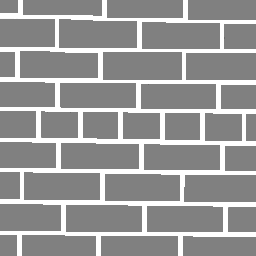
%> input picture img/noise/d95a.bmp, 256 x 256 px
$ octave ex2.m   (GNU Octave 9; MATLAB toolbox functions it lacks are replaced by stand-ins)
%> lines starting %> are read from the running program, lines starting %| are printed output that depends on the picture
src = imread('../img/noise/d95a.bmp');
%> src is the input picture: size 256x256 uint8; min 107, max 255, mean 152.2

% 1 - Create images
dst1 = add_gaussian_noise(src, '../dst_img/ex2/noise/gaussian_noise/d95a01.bmp', 0.01);
dst2 = add_gaussian_noise(src, '../dst_img/ex2/noise/gaussian_noise/d95a04.bmp', 0.04);
dst3 = add_gaussian_noise(src, '../dst_img/ex2/noise/gaussian_noise/d95a08.bmp', 0.08);


% 2.1 - average filter 3x3 window
average_filter(dst1, '../dst_img/ex2/filtered_gaussian_noise/average/d95a01_3x3.bmp', 3);
average_filter(dst2, '../dst_img/ex2/filtered_gaussian_noise/average/d95a04_3x3.bmp', 3);
average_filter(dst3, '../dst_img/ex2/filtered_gaussian_noise/average/d95a08_3x3.bmp', 3);

% 2.2 - average filter 7x7 window
average_filter(dst1, '../dst_img/ex2/filtered_gaussian_noise/average/d95a01_7x7.bmp', 7);
average_filter(dst2, '../dst_img/ex2/filtered_gaussian_noise/average/d95a04_7x7.bmp', 7);
average_filter(dst3, '../dst_img/ex2/filtered_gaussian_noise/average/d95a08_7x7.bmp', 7);

% 2.3 - average filter 11x11 window
average_filter(dst1, '../dst_img/ex2/filtered_gaussian_noise/average/d95a01_11x11.bmp', 11);
average_filter(dst2, '../dst_img/ex2/filtered_gaussian_noise/average/d95a04_11x11.bmp', 11);
average_filter(dst3, '../dst_img/ex2/filtered_gaussian_noise/average/d95a08_11x11.bmp', 11);


% 3.1 - mean filter 3x3 window
mean_filter(dst1, '../dst_img/ex2/filtered_gaussian_noise/mean/d95a01_3x3.bmp', 3);
mean_filter(dst2, '../dst_img/ex2/filtered_gaussian_noise/mean/d95a04_3x3.bmp', 3);
mean_filter(dst3, '../dst_img/ex2/filtered_gaussian_noise/mean/d95a08_3x3.bmp', 3);

% 3.2 - mean filter 7x7 window
mean_filter(dst1, '../dst_img/ex2/filtered_gaussian_noise/mean/d95a01_7x7.bmp', 7);
mean_filter(dst2, '../dst_img/ex2/filtered_gaussian_noise/mean/d95a04_7x7.bmp', 7);
mean_filter(dst3, '../dst_img/ex2/filtered_gaussian_noise/mean/d95a08_7x7.bmp', 7);

% 3.3 - mean filter 11x11 window
mean_filter(dst1, '../dst_img/ex2/filtered_gaussian_noise/mean/d95a01_11x11.bmp', 11);
mean_filter(dst2, '../dst_img/ex2/filtered_gaussian_noise/mean/d95a04_11x11.bmp', 11);
mean_filter(dst3, '../dst_img/ex2/filtered_gaussian_noise/mean/d95a08_11x11.bmp', 11);


% 3.4 - gaussian filter 3x3 window
gaussian_filter(dst1, '../dst_img/ex2/filtered_gaussian_noise/gaussian/d95a01_3x3.bmp', 3);
gaussian_filter(dst2, '../dst_img/ex2/filtered_gaussian_noise/gaussian/d95a04_3x3.bmp', 3);
gaussian_filter(dst3, '../dst_img/ex2/filtered_gaussian_noise/gaussian/d95a08_3x3.bmp', 3);

% 3.5 - gaussian filter 7x7 window
gaussian_filter(dst1, '../dst_img/ex2/filtered_gaussian_noise/gaussian/d95a01_7x7.bmp', 7);
gaussian_filter(dst2, '../dst_img/ex2/filtered_gaussian_noise/gaussian/d95a04_7x7.bmp', 7);
gaussian_filter(dst3, '../dst_img/ex2/filtered_gaussian_noise/gaussian/d95a08_7x7.bmp', 7);

% 3.6 - gaussian filter 11x11 window
gaussian_filter(dst1, '../dst_img/ex2/filtered_gaussian_noise/gaussian/d95a01_11x11.bmp', 11);
gaussian_filter(dst2, '../dst_img/ex2/filtered_gaussian_noise/gaussian/d95a04_11x11.bmp', 11);
gaussian_filter(dst3, '../dst_img/ex2/filtered_gaussian_noise/gaussian/d95a08_11x11.bmp', 11);


% 4.1 Add salt & pepper noise
dst4 = add_salt_pepper_noise(src, '../dst_img/ex2/noise/salt_pepper/d95a02.bmp', 0.02);
dst5 = add_salt_pepper_noise(src, '../dst_img/ex2/noise/salt_pepper/d95a04.bmp', 0.04);
dst6 = add_salt_pepper_noise(src, '../dst_img/ex2/noise/salt_pepper/d95a06.bmp', 0.06);

% 4.2 - mean filter 3x3 window
mean_filter(dst4, '../dst_img/ex2/filtered_salt_pepper/mean/d95a02_3x3.bmp', 3);
mean_filter(dst5, '../dst_img/ex2/filtered_salt_pepper/mean/d95a04_3x3.bmp', 3);
mean_filter(dst6, '../dst_img/ex2/filtered_salt_pepper/mean/d95a06_3x3.bmp', 3);

% 4.3 - mean filter 7x7 window
mean_filter(dst4, '../dst_img/ex2/filtered_salt_pepper/mean/d95a02_7x7.bmp', 7);
mean_filter(dst5, '../dst_img/ex2/filtered_salt_pepper/mean/d95a04_7x7.bmp', 7);
mean_filter(dst6, '../dst_img/ex2/filtered_salt_pepper/mean/d95a06_7x7.bmp', 7);

% 4.4 - mean filter 11x11 window
mean_filter(dst4, '../dst_img/ex2/filtered_salt_pepper/mean/d95a02_11x11.bmp', 11);
mean_filter(dst5, '../dst_img/ex2/filtered_salt_pepper/mean/d95a04_11x11.bmp', 11);
mean_filter(dst6, '../dst_img/ex2/filtered_salt_pepper/mean/d95a06_11x11.bmp', 11);


% 4.5 - gaussian filter 3x3 window
gaussian_filter(dst4, '../dst_img/ex2/filtered_salt_pepper/gaussian/d95a02_3x3.bmp', 3);
gaussian_filter(dst5, '../dst_img/ex2/filtered_salt_pepper/gaussian/d95a04_3x3.bmp', 3);
gaussian_filter(dst6, '../dst_img/ex2/filtered_salt_pepper/gaussian/d95a06_3x3.bmp', 3);

% 4.6 - gaussian filter 7x7 window
gaussian_filter(dst4, '../dst_img/ex2/filtered_salt_pepper/gaussian/d95a02_7x7.bmp', 7);
gaussian_filter(dst5, '../dst_img/ex2/filtered_salt_pepper/gaussian/d95a04_7x7.bmp', 7);
gaussian_filter(dst6, '../dst_img/ex2/filtered_salt_pepper/gaussian/d95a06_7x7.bmp', 7);

% 4.7 - gaussian filter 11x11 window
gaussian_filter(dst4, '../dst_img/ex2/filtered_salt_pepper/gaussian/d95a02_11x11.bmp', 11);
gaussian_filter(dst5, '../dst_img/ex2/filtered_salt_pepper/gaussian/d95a04_11x11.bmp', 11);
gaussian_filter(dst6, '../dst_img/ex2/filtered_salt_pepper/gaussian/d95a06_11x11.bmp', 11);


% Noise foos
function dst = add_gaussian_noise(src, dst_path, var_gauss)
%> called with var_gauss = 0.01
    dst = imnoise(src, 'gaussian', 0, var_gauss);
    imwrite(dst, dst_path);
    figure, imshow(dst);
    title(var_gauss)
end

function dst = add_salt_pepper_noise(src, dst_path, density)
    dst = imnoise(src, 'salt & pepper', density);
    imwrite(dst, dst_path);
    figure, imshow(dst);
    title(density)
end

% Filters
function dst = average_filter(src, dst_path, window_size)
%> called with window_size = 3
    filter = fspecial("average", window_size);
    dst = imfilter(src, filter);
    imwrite(dst, dst_path);
    figure, imshow(dst);
    title(window_size)
end

function dst = mean_filter(src, dst_path, size)
%> called with size = 3
    dst = medfilt2(src, [size, size]);
    imwrite(dst, dst_path);
    figure, imshow(dst);
    title(size)
end

function dst = gaussian_filter(src, dst_path, window_size)
%> called with window_size = 3
    dst = imgaussfilt(src, "FilterSize", window_size);
%> call 2 of gaussian_filter, with window_size = 3
%> in gaussian_filter (call 2), `dst = imgaussfilt(src, "FilterSize", window_size);`:
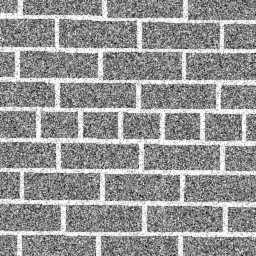
%> dst: size 256x256 uint8; min 24, max 255, mean 148.5
%> call 3 of gaussian_filter, with window_size = 3
%> in gaussian_filter (call 3), `dst = imgaussfilt(src, "FilterSize", window_size);`:
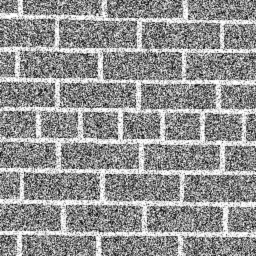
%> dst: size 256x256 uint8; min 10, max 255, mean 146.7
%> in mean_filter (call 15), `dst = medfilt2(src, [size, size]);`:
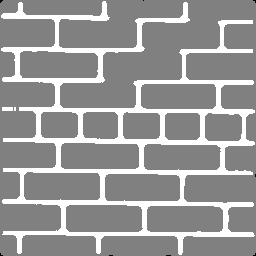
%> dst: size 256x256 uint8; min 0, max 255, mean 152; mean of the top-left, top-right, bottom-left and bottom-right quarters 151.7, 149.6, 152.7, 154.2
%> in mean_filter (call 16), `dst = medfilt2(src, [size, size]);`:
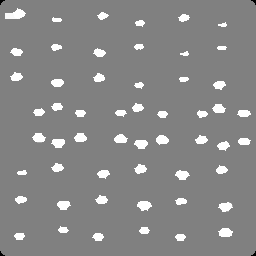
%> dst: size 256x256 uint8; min 0, max 255, mean 135.5
%> in gaussian_filter (call 10), `dst = imgaussfilt(src, "FilterSize", window_size);`:
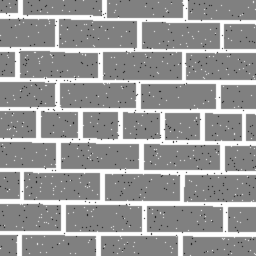
%> dst: size 256x256 uint8; min 38, max 255, mean 151.7
%> in gaussian_filter (call 11), `dst = imgaussfilt(src, "FilterSize", window_size);`:
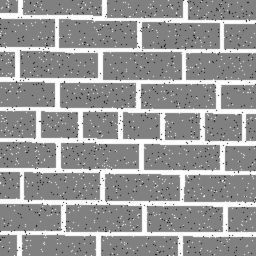
%> dst: size 256x256 uint8; min 26, max 255, mean 151.3
%> in gaussian_filter (call 12), `dst = imgaussfilt(src, "FilterSize", window_size);`:
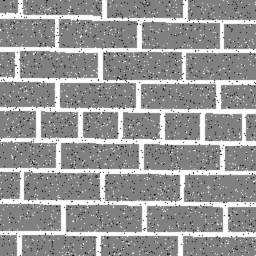
%> dst: size 256x256 uint8; min 26, max 255, mean 150.8
    imwrite(dst, dst_path);
    figure, imshow(dst);
    title(window_size)
end
